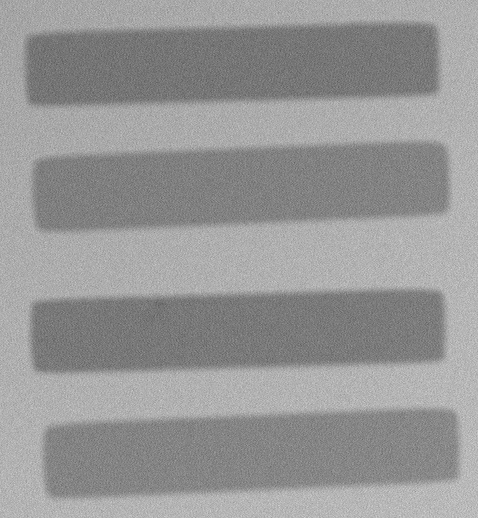
#> input picture examples/test_analysis_lines.jpg, 956 x 1036 px (shown at 1/2 size); its folder holds only this picture in this run
$ python -i batch_processing.py   (imports and definitions only)
#> lines starting #> are read from the running program, lines starting #| are printed output that depends on the picture
#> further down, picture is the input picture: shape (1036, 956); min 59, max 240, mean 150.3
import os
import cv2
import numpy as np

# from pytools_image_processing.utils import show_images
from pytools_image_processing.segmentation import (
    separate_objects,
    mark_objects,
)
from typing import Union, Tuple
import easyocr as ocr

# try:
#     import easyocr as ocr
# except ImportError:
#     pass


class ImagePreProcessor:
    """Preprocess the SEM image.

    This class is used to preprocess the SEM image. It can separate the info bar
    from the image and determine the scale of the image.

    .. warning::

        This is by now means a general class and should not be used for
        images that are not from the MPD lab.
    """

    # Initial height guess for the info bar
    _height = 0.10

    def __init__(self, image: np.ndarray) -> ...:
        """Initialize the ImagePreProcessor class.

        Parameters
        ----------
        image : np.ndarray
            The raw SEM image.
        """
        if not isinstance(image, np.ndarray):
            raise ValueError(
                "image should be a numpy array not type {}".format(type(image))
            )
        if not len(image.shape) == 2:
            raise ValueError(
                "image should be a grayscale image not shape {}".format(image.shape)
            )
        self._image = image
        # Bounding box of the info bar
        self._x = None
        self._y = None
        self._w = None
        self._h = None

    def get_scale(self, method: str = "dynamic") -> tuple[float, float]:
        """Determine the number of nm/pixel factor from the scale bar.

        This function expects a cropped scale bar from the SEM in the MPD
        lab. This is in now way a generalized function and should not be used
        for other images. The cropped scale bar is complete bottom part of
        the image with a horizontal cut where the image begins.

        Parameters
        ----------
        method : str, optional
            The method to use to determine the scale, this can be dynamic or static.
            When dynamic is chosen the scale is determined by the number on the left
            side of the scale bar. When static is chosen the scale is determined by
            the number on the right side of the scale bar. The default is dynamic.

        Returns
        -------
        tuple[float, float]
            The scale in nm/pixel and the plus minus error.
        """
        if not isinstance(method, str):
            raise ValueError(
                "method should be a string not type {}".format(type(method))
            )
        method = method.lower()
        if not method in ["dynamic", "static"]:
            raise ValueError(
                "method should be either dynamic or static not {}".format(method)
            )
        if not self._check_ready_to_crop():
            self._find_info_bar()

        # Get the scale from the image
        if method == "dynamic":
            scale, pm = self._get_dynamic_scale()
        elif method == "static":
            scale, pm = self._get_static_scale()

        return scale, pm

    # [36 lines left out: functions get_info_bar, get_image, _check_ocr_import, not called in this run]

    def _check_ready_to_crop(self) -> bool:
        """Check if the info bar is found.

        Returns
        -------
        bool
            True if the info bar is found, False otherwise.
        """
        if None in [self._x, self._y, self._w, self._h]:
            return False
        return True

    def _find_info_bar(self) -> ...:
        """Find the info bar in the image.

        The info bar is assumed to be a straight black bar at the bottom of the image.
        The function will search for the biggest black contour at the bottom of the image
        and use this as the info bar.

        Raises
        ------
        ValueError
            If no valid info bar is found in the image.
        """
        # Get the image dimensions
        img_x, img_y = self._image.shape
#> img_x = 1036; img_y = 956

        # Get the height of the scale bar
        scale_height = int(img_y * self._height)
#> scale_height = 95

        # Get the scale bar from the bottom of the image
        scale_bar = self._image[-scale_height:, :]
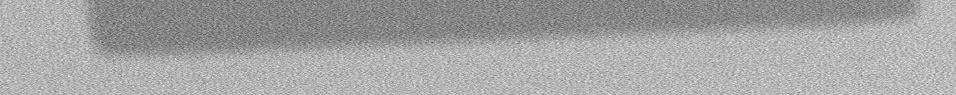
#> scale_bar: shape (95, 956); min 78, max 237, mean 164

        # Search for the biggest black contour
        mask = cv2.inRange(scale_bar, 0, 0)
#> mask: shape (95, 956); every value is 0
        contours, _ = cv2.findContours(mask, cv2.RETR_EXTERNAL, cv2.CHAIN_APPROX_SIMPLE)
#> contours = []

        if len(contours) == 0:
#> (the run stopped early here; a loop or call above may not have finished)
